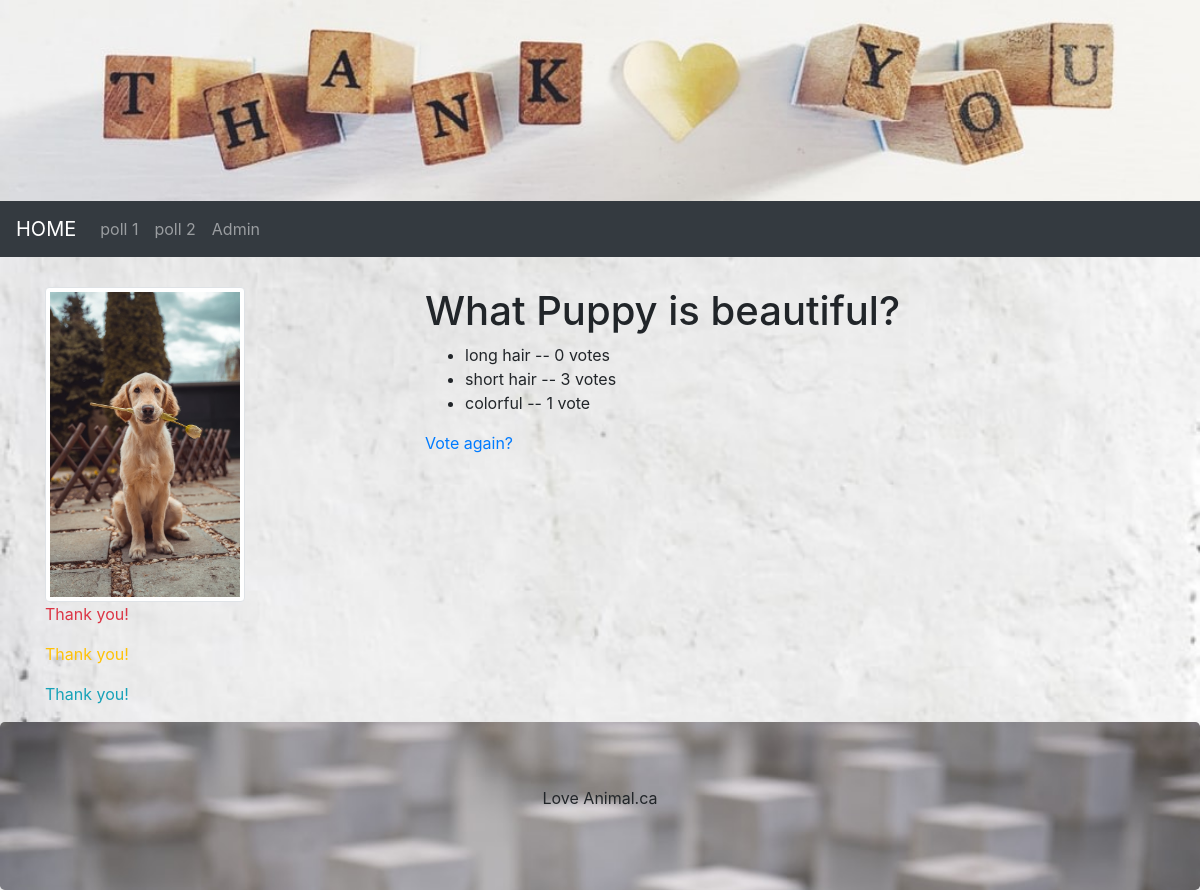
Page /polls/14/results/ on the committed database.
### polls/models.py (models this page shows, shortened)
class Question(models.Model):
    question_text = models.CharField(max_length=200)
    pub_date = models.DateTimeField('date published')
    def was_published_recently(self):
        now = timezone.now()
        return now - datetime.timedelta(days=1) <= self.pub_date <= now
    was_published_recently.admin_order_field = 'pub_date'
    was_published_recently.boolean = True
    was_published_recently.short_description = 'Published recently?'

class Choice(models.Model):
    question = models.ForeignKey(Question, on_delete=models.CASCADE)
    choice_text = models.CharField(max_length=200)
    votes = models.IntegerField(default=0)

### polls/views.py (the view)
# urls.py: path('<int:pk>/results/', views.ResultsView.as_view(), name='results'),
class ResultsView(generic.DetailView):
    model = Question
    template_name = 'polls/boot_results.html'

### polls/templates/polls/boot_results.html (shortened to what this page needs)
<!DOCTYPE html>
<html lang="en">
<head>
    {% load static %}
    <link rel="stylesheet" href="https://maxcdn.bootstrapcdn.com/bootstrap/4.3.1/css/bootstrap.min.css">
    <link rel="stylesheet" href="{% static '/polls/css/pl_visual.css' %}"/>
</head>
<header>
    <img src="{% static '/polls/images/background20.jpg' %}" alt="Girl in a jacket" width=value height=value>
</header>
<body >
<nav class="navbar navbar-expand-sm bg-dark navbar-dark">
    <a class="navbar-brand" href="#">HOME</a>
    <div class="collapse navbar-collapse" id="collapsibleNavbar">
        <ul class="navbar-nav">
            <li class="nav-item">
                <a class="nav-link" href="{% url 'polls:index' %}">poll 1</a>
            </li>
            <li class="nav-item">
                <a class="nav-link" href="{% url 'polls:index' %}">poll 2</a>
            </li>
            <li class="nav-item">
                <a class="nav-link" href="http://127.0.0.1:8000/admin/">Admin</a>
            </li>
        </ul>
    </div>
</nav>
<div class="container" style="margin-top:30px">
    <div class="row">
        <div class="col-sm-4">
            <div ><img src="{% static '/polls/images/puppys5.jpg' %}"
                       class="img-thumbnail" alt="dog" width="200" height="300"/></div>
            <p class="text-danger">Thank you!</p>
            <p class="text-warning">Thank you!</p>
            <p class="text-info">Thank you!</p>
        </div>
        <div class="col-sm-8">
            <h1>{{ question.question_text }}</h1>
            <ul>
                {% for choice in question.choice_set.all %}
                <li>{{ choice.choice_text }} -- {{ choice.votes }} vote{{ choice.votes|pluralize }}</li>
                {% endfor %}
            </ul>
            <a href="{% url 'polls:detail' question.id %}">Vote again?</a>
        </div>
    </div>
</div>
<div class="jumbotron text-center" style="margin-bottom:0">
    <p>Love Animal.ca</p>
</div>
</body>
</html>

### polls/static/polls/css/pl_visual.css (style rules this page uses)
body { margin-left: auto; margin-right: auto; max-width: value; min-width: value; width: 100%; }
body > header > img { margin-left: auto; margin-right: auto; display: block; width: 100%; }

### rows in the picture
Question: question_text "What Puppy is beautiful?"
Choice: choice_text "long hair", votes "0"
Choice: choice_text "short hair", votes "3"
Choice: choice_text "colorful", votes "1"
